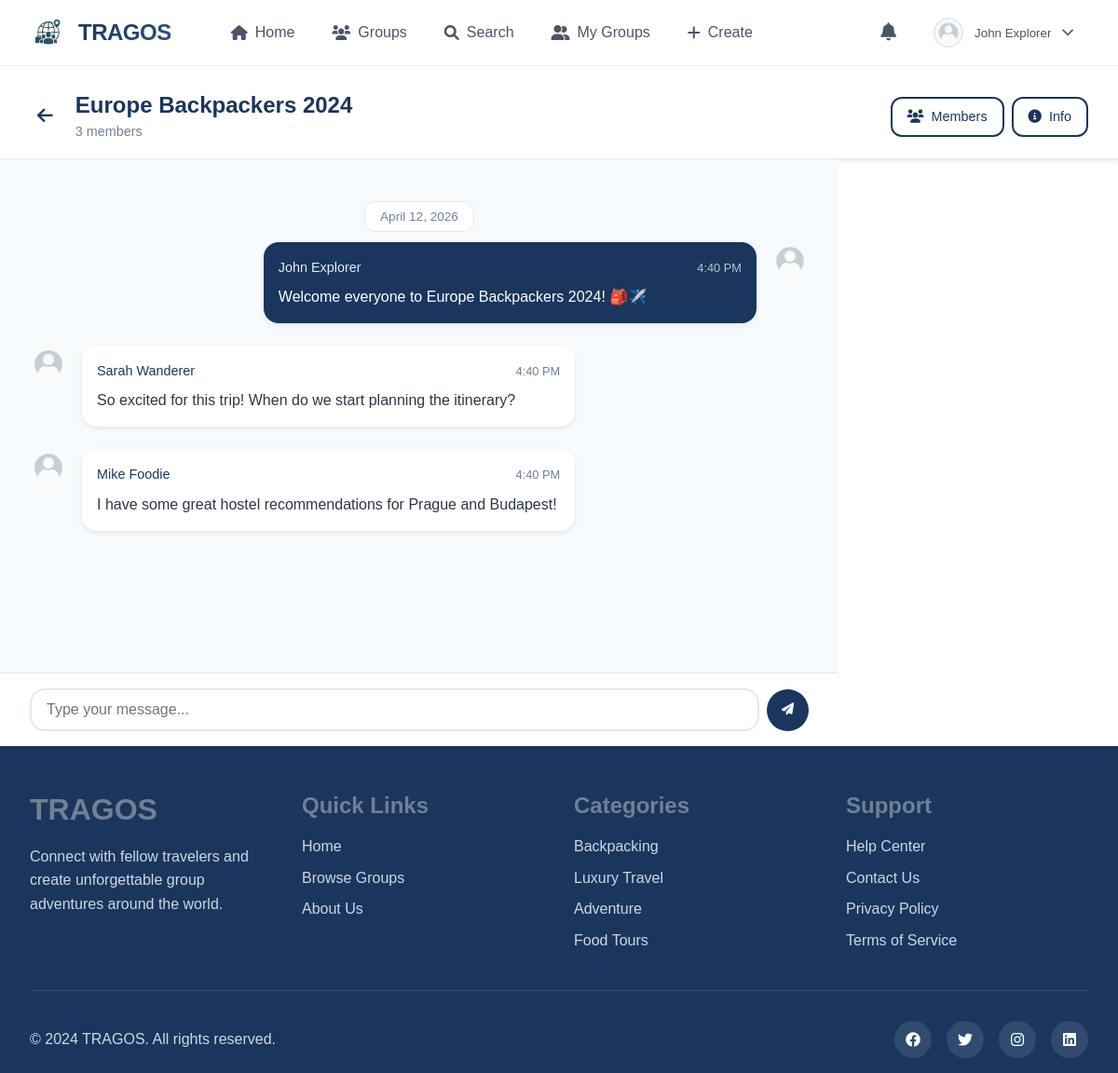
Screenshot of /group-chat.php?id=1 (signed in) with the database file from the repository.
### tables this page shows
CREATE TABLE users (
    id INT AUTO_INCREMENT PRIMARY KEY,
    username VARCHAR(50) UNIQUE NOT NULL,
    email VARCHAR(100) UNIQUE NOT NULL,
    password VARCHAR(255) NOT NULL,
    display_name VARCHAR(100),
    bio TEXT,
    profile_picture VARCHAR(255) DEFAULT 'default-avatar.png',
    phone VARCHAR(20),
    location VARCHAR(100),
    created_at TIMESTAMP DEFAULT CURRENT_TIMESTAMP,
    updated_at TIMESTAMP DEFAULT CURRENT_TIMESTAMP ON UPDATE CURRENT_TIMESTAMP,
    is_active BOOLEAN DEFAULT TRUE
);

CREATE TABLE group_members (
    id INT AUTO_INCREMENT PRIMARY KEY,
    group_id INT NOT NULL,
    user_id INT NOT NULL,
    role ENUM('owner', 'admin', 'member') DEFAULT 'member',
    joined_at TIMESTAMP DEFAULT CURRENT_TIMESTAMP,
    FOREIGN KEY (group_id) REFERENCES groups_table(id) ON DELETE CASCADE,
    FOREIGN KEY (user_id) REFERENCES users(id) ON DELETE CASCADE,
    UNIQUE KEY unique_membership (group_id, user_id)
);

CREATE TABLE groups_table (
    id INT AUTO_INCREMENT PRIMARY KEY,
    name VARCHAR(100) NOT NULL,
    description TEXT,
    destination VARCHAR(100),
    category ENUM('backpacking', 'luxury', 'adventure', 'cultural', 'food', 'photography', 'solo', 'family', 'business', 'other') DEFAULT 'other',
    privacy ENUM('public', 'private') DEFAULT 'public',
    owner_id INT NOT NULL,
    max_members INT DEFAULT 50,
    current_members INT DEFAULT 1,
    group_image VARCHAR(255),
    created_at TIMESTAMP DEFAULT CURRENT_TIMESTAMP,
    updated_at TIMESTAMP DEFAULT CURRENT_TIMESTAMP ON UPDATE CURRENT_TIMESTAMP,
    is_active BOOLEAN DEFAULT TRUE,
    FOREIGN KEY (owner_id) REFERENCES users(id) ON DELETE CASCADE
);

CREATE TABLE chat_messages (
    id INT AUTO_INCREMENT PRIMARY KEY,
    group_id INT NOT NULL,
    user_id INT NOT NULL,
    message TEXT NOT NULL,
    message_type ENUM('text', 'image', 'file') DEFAULT 'text',
    created_at TIMESTAMP DEFAULT CURRENT_TIMESTAMP,
    is_deleted BOOLEAN DEFAULT FALSE,
    FOREIGN KEY (group_id) REFERENCES groups_table(id) ON DELETE CASCADE,
    FOREIGN KEY (user_id) REFERENCES users(id) ON DELETE CASCADE
);

### group-chat.php (the view, shortened to what this page needs)
<?php
include 'includes/header.php';
$group_id = (int)$_GET['id'];
$database = new Database();
$db = $database->getConnection();
$member_query = "SELECT gm.role, g.name as group_name
                 FROM group_members gm
                 JOIN groups_table g ON gm.group_id = g.id
                 WHERE gm.group_id = :group_id AND gm.user_id = :user_id";
$member_stmt = $db->prepare($member_query);
$member_stmt->bindParam(':group_id', $group_id);
$member_stmt->bindParam(':user_id', $current_user['id']);
$member_stmt->execute();
$membership = $member_stmt->fetch(PDO::FETCH_ASSOC);
$messages_query = "SELECT cm.*, u.display_name, u.username, u.profile_picture
                   FROM chat_messages cm
                   JOIN users u ON cm.user_id = u.id
                   WHERE cm.group_id = :group_id AND cm.is_deleted = FALSE
                   ORDER BY cm.created_at ASC";
$messages_stmt = $db->prepare($messages_query);
$messages_stmt->bindParam(':group_id', $group_id);
$messages_stmt->execute();
$messages = $messages_stmt->fetchAll(PDO::FETCH_ASSOC);
$members_query = "SELECT gm.role, u.id, u.username, u.display_name, u.profile_picture, u.location
                  FROM group_members gm
                  JOIN users u ON gm.user_id = u.id
                  WHERE gm.group_id = :group_id
                  ORDER BY
                    CASE gm.role
                        WHEN 'owner' THEN 1
                        WHEN 'admin' THEN 2
                        WHEN 'member' THEN 3
                    END, u.display_name ASC";
$members_stmt = $db->prepare($members_query);
$members_stmt->bindParam(':group_id', $group_id);
$members_stmt->execute();
$members = $members_stmt->fetchAll(PDO::FETCH_ASSOC);
?>
<main class="main-content">
    <div class="chat-container">
        <div class="chat-header">
            <div class="chat-header-info">
                <a href="group-details.php?id=<?php echo $group_id; ?>" class="back-link">
                    <i class="fas fa-arrow-left"></i>
                </a>
                <div class="group-info">
                    <h2><?php echo htmlspecialchars($membership['group_name']); ?></h2>
                    <span class="member-count"><?php echo count($members); ?> members</span>
                </div>
            </div>
            <div class="chat-header-actions">
                <button class="btn btn-outline btn-small" onclick="toggleMembersList()">
                    <i class="fas fa-users"></i> Members
                </button>
                <a href="group-details.php?id=<?php echo $group_id; ?>" class="btn btn-outline btn-small">
                    <i class="fas fa-info-circle"></i> Info
                </a>
            </div>
        </div>
        <div class="chat-layout">
            <div class="chat-main">
                <div class="chat-messages" id="chatMessages">
                    <?php if (empty($messages)): ?>
                        <div class="no-messages">
                            <i class="fas fa-comments"></i>
                            <h3>No messages yet</h3>
                            <p>Be the first to start the conversation!</p>
                        </div>
                    <?php else: ?>
                        <?php
                        $current_date = '';
                        foreach ($messages as $message):
                            $message_date = date('Y-m-d', strtotime($message['created_at']));
                            if ($message_date !== $current_date):
                                $current_date = $message_date;
                        ?>
                            <div class="date-separator">
                                <span><?php echo date('F j, Y', strtotime($message['created_at'])); ?></span>
                            </div>
                        <?php endif; ?>
                        <div class="chat-message <?php echo $message['user_id'] == $current_user['id'] ? 'own-message' : ''; ?>">
                            <div class="message-avatar">
                                <img src="assets/images/<?php echo $message['profile_picture']; ?>" alt="Profile">
                            </div>
                            <div class="message-content">
                                <div class="message-header">
                                    <span class="message-author"><?php echo htmlspecialchars($message['display_name'] ?: $message['username']); ?></span>
                                    <span class="message-time"><?php echo date('g:i A', strtotime($message['created_at'])); ?></span>
                                </div>
                                <div class="message-text">
                                    <?php echo nl2br(htmlspecialchars($message['message'])); ?>
                                </div>
                            </div>
                        </div>
                        <?php endforeach; ?>
                    <?php endif; ?>
                </div>
                <div class="chat-input-container">
                    <form method="POST" class="chat-form" id="chatForm">
                        <div class="input-group">
                            <input type="text" name="message" class="message-input" placeholder="Type your message..."
                                   autocomplete="off" maxlength="1000" required>
                            <button type="submit" class="send-button">
                                <i class="fas fa-paper-plane"></i>
                            </button>
                        </div>
                    </form>
                </div>
            </div>
        </div>
    </div>
</main>
<?php include 'includes/footer.php'; ?>

### includes/header.php (shortened to what this page needs)
<?php
$current_user = null;
if (isset($_SESSION['user_id'])) {
    $database = new Database();
    $db = $database->getConnection();
    $user_query = "SELECT * FROM users WHERE id = :user_id";
    $user_stmt = $db->prepare($user_query);
    $user_stmt->bindParam(':user_id', $_SESSION['user_id']);
    $user_stmt->execute();
    if ($user_stmt->rowCount() > 0) {
        $current_user = $user_stmt->fetch(PDO::FETCH_ASSOC);
    }
}
?>
<!DOCTYPE html>
<html lang="en">
<head>
    <link rel="stylesheet" href="assets/css/style.css">
    <link rel="stylesheet" href="https://cdnjs.cloudflare.com/ajax/libs/font-awesome/6.0.0/css/all.min.css">
</head>
<body>
    <header class="main-header">
        <nav class="navbar">
            <div class="nav-container">
                <div class="nav-brand">
                    <a href="index.php" class="brand-link">
                        <img src="assets/images/logo.png" alt="TRAGOS" class="brand-logo">
                        <span class="brand-text">TRAGOS</span>
                    </a>
                </div>
                <div class="nav-menu" id="navMenu">
                    <div class="nav-links">
                        <a href="index.php" class="nav-link <?php echo basename($_SERVER['PHP_SELF']) == 'index.php' ? 'active' : ''; ?>">
                            <i class="fas fa-home"></i> Home
                        </a>
                        <a href="groups.php" class="nav-link <?php echo basename($_SERVER['PHP_SELF']) == 'groups.php' ? 'active' : ''; ?>">
                            <i class="fas fa-users"></i> Groups
                        </a>
                        <a href="search.php" class="nav-link <?php echo basename($_SERVER['PHP_SELF']) == 'search.php' ? 'active' : ''; ?>">
                            <i class="fas fa-search"></i> Search
                        </a>
                        <?php if ($current_user): ?>
                            <a href="my-groups.php" class="nav-link <?php echo basename($_SERVER['PHP_SELF']) == 'my-groups.php' ? 'active' : ''; ?>">
                                <i class="fas fa-user-friends"></i> My Groups
                            </a>
                            <a href="create-group.php" class="nav-link <?php echo basename($_SERVER['PHP_SELF']) == 'create-group.php' ? 'active' : ''; ?>">
                                <i class="fas fa-plus"></i> Create
                            </a>
                        <?php endif; ?>
                    </div>
                    <div class="nav-actions">
                        <?php if ($current_user): ?>
                            <a href="notifications.php" class="nav-notification">
                                <i class="fas fa-bell"></i>
                            </a>
                            <div class="nav-user-menu">
                                <button class="user-menu-toggle" onclick="toggleUserMenu()">
                                    <img src="assets/images/<?php echo $current_user['profile_picture']; ?>"
                                         alt="Profile" class="user-avatar">
                                    <span class="user-name"><?php echo htmlspecialchars($current_user['display_name'] ?: $current_user['username']); ?></span>
                                    <i class="fas fa-chevron-down"></i>
                                </button>
                            </div>
                        <?php else: ?>
                            <a href="login.php" class="nav-btn btn-outline">Login</a>
                            <a href="register.php" class="nav-btn btn-primary">Sign Up</a>
                        <?php endif; ?>
                    </div>
                </div>
            </div>
        </nav>
    </header>

### rows the page displays
users: profile_picture (placeholder picture), display_name "John Explorer"
group_members: group.name "Europe Backpackers 2024"
chat_messages: created_at "April 12, 2026", user.profile_picture (placeholder picture), user.display_name "John Explorer", created_at "4:40 PM", message "Welcome everyone to Europe Backpackers 2024! 🎒✈️"
chat_messages: user.profile_picture (placeholder picture), user.display_name "Sarah Wanderer", created_at "4:40 PM", message "So excited for this trip! When do we start planning the itinerary?"
chat_messages: user.profile_picture (placeholder picture), user.display_name "Mike Foodie", created_at "4:40 PM", message "I have some great hostel recommendations for Prague and Budapest!"

### other values shown
count($members) "3"
